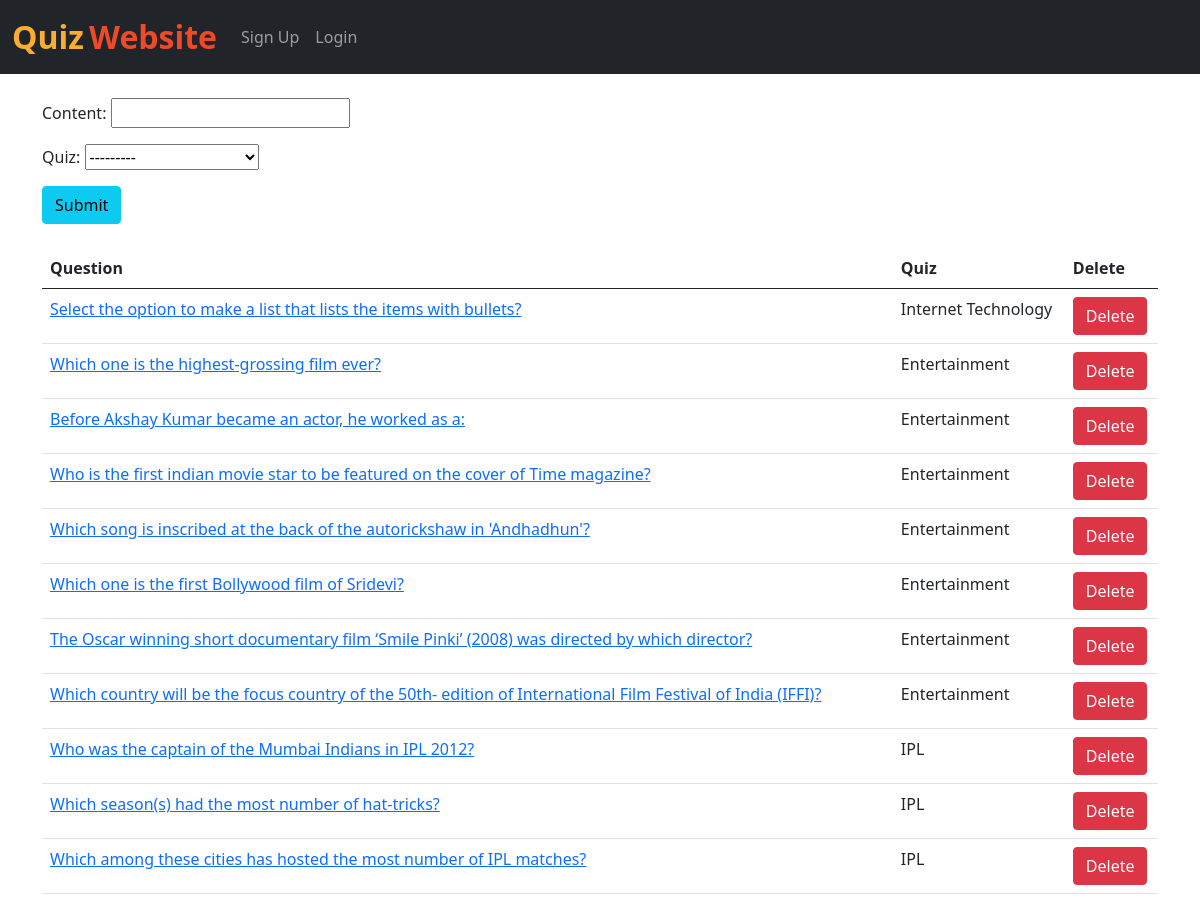
Before: /add_question/ (upper part) with the older database file.
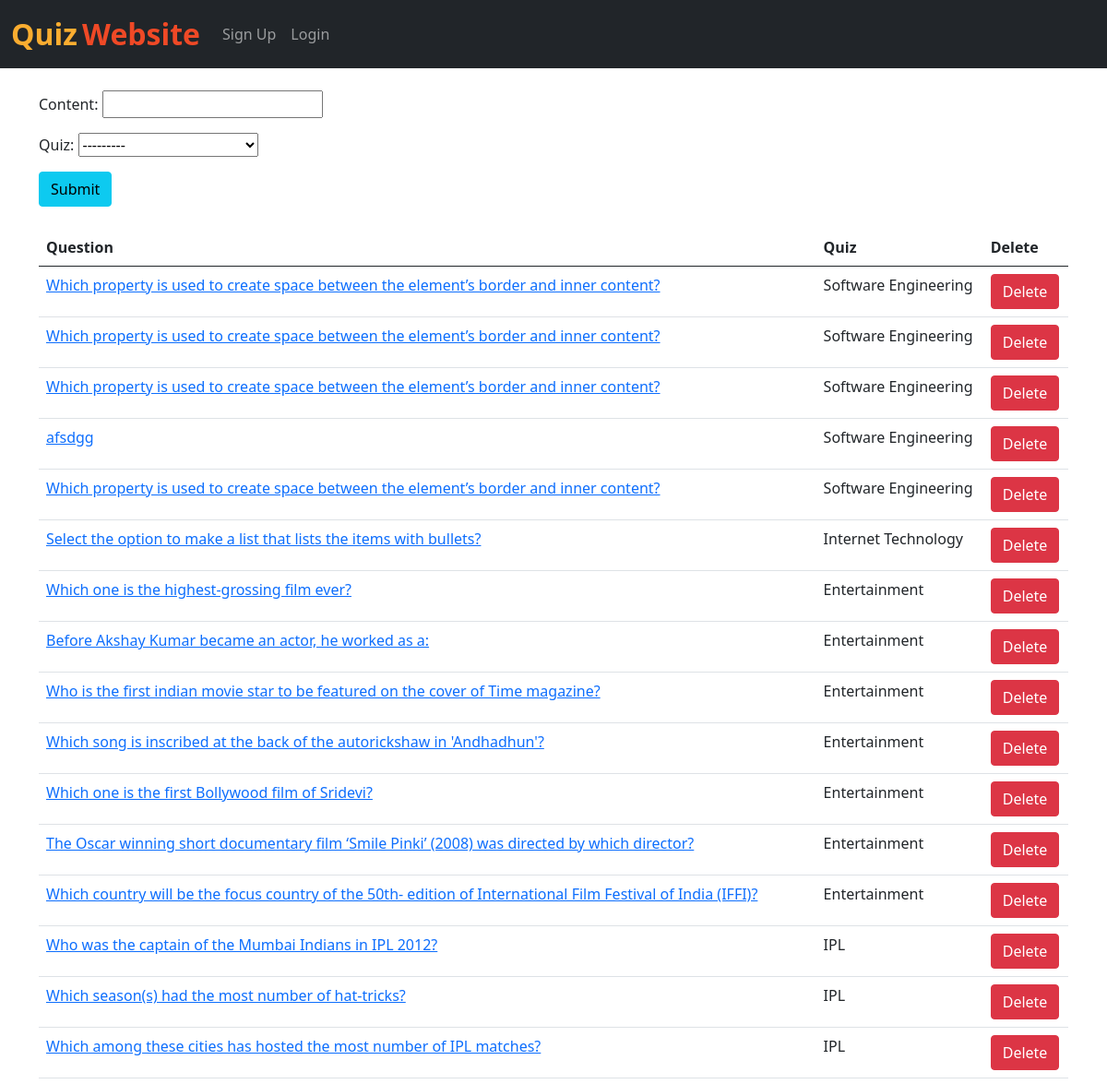
After: the same page with the newer database file.
### home/models.py (models this page shows, shortened)
class Question(models.Model):
    content = models.CharField(max_length=200)
    quiz = models.ForeignKey(Quiz, on_delete=models.CASCADE)

class Quiz(models.Model):
    name = models.CharField(max_length=50)
    desc = models.CharField(max_length=500)
    number_of_questions = models.IntegerField(default=1)
    time = models.IntegerField(help_text="Duration of the quiz in seconds", default="1")
    def __str__(self):
        return self.name

### home/views.py (the view)
# urls.py: path('add_question/', views.add_question, name='add_question'),
def add_question(request):
    questions = Question.objects.all()
    questions = Question.objects.filter().order_by('-id')
    if request.method=="POST":
        form = QuestionForm(request.POST)
        if form.is_valid():
            form.save()
            return render(request, "add_question.html")
    else:
        form=QuestionForm()
    return render(request, "add_question.html", {'form':form, 'questions':questions})

### home/forms.py
class QuestionForm(forms.ModelForm):
    class Meta:
        model = Question
        fields = ('content', 'quiz')

### home/templates/add_question.html (shortened to what this page needs)
{% extends 'base.html' %}
{% block body %}
<div class="container mt-4">
  <form action="/add_question/" method="POST"> {% csrf_token %}
    {{ form.as_p }}
    <button type="submit" class="btn btn-info">Submit</button>
  </form>
  <br>
  <table class="table">
    <thead>
      <tr>
        <th>Question</th>
        <th>Quiz</th>
        <th>Delete</th>
      </tr>
    </thead>
    {% for question in questions %}
    <tr>
      <td><a href="/add_options/{{question.id}}/">{{question.content}}</a></td>
      <td>{{question.quiz}}</td>
      <td><a href="/delete_question/{{question.id}}/" class="btn btn-danger">Delete</a></td>
    </tr>
    {% endfor %}
  </table>
</div>
{% endblock %}

Changed rows visible on the page:
added Question: content "Which property is used to create space between the element’s border and inner content?", quiz "Software Engineering"
added Question: content "Which property is used to create space between the element’s border and inner content?", quiz "Software Engineering"
added Question: content "Which property is used to create space between the element’s border and inner content?", quiz "Software Engineering"
added Question: content "afsdgg", quiz "Software Engineering"
added Question: content "Which property is used to create space between the element’s border and inner content?", quiz "Software Engineering"
